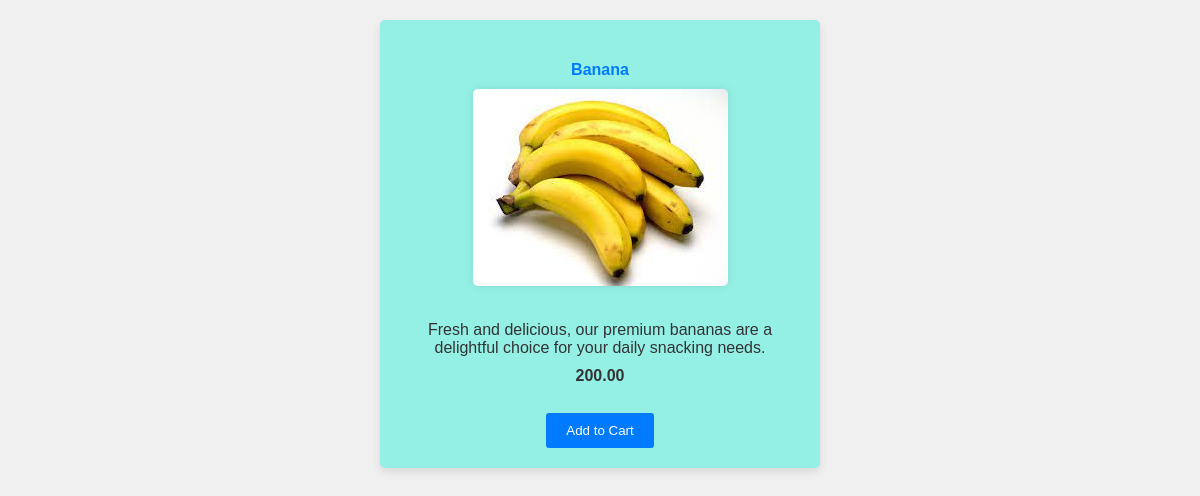
The page /inventory/product/1/ on the database its author committed.
### inventory/models.py (models this page shows, shortened)
class Product(models.Model):
    vendor = models.ForeignKey(Vendor,on_delete=models.CASCADE,null=True)
    name = models.CharField(max_length=32)
    description = models.TextField()
    image = models.ImageField(upload_to="images")
    price = models.DecimalField(max_digits=6,decimal_places=2)
    stock = models.PositiveIntegerField()
    date_created = models.DateTimeField(auto_now_add=True)
    date_updated = models.DateTimeField(auto_now=True)

### inventory/views.py (the view)
# urls.py: path("product/<int:id>/",product_detail,name="product_detail_view"),
def product_detail(request,id):
    product=Product.objects.get(id=id)
    return render(request,"inventory/product_detail.html", {"product":product})

### templates/inventory/product_detail.html (shortened to what this page needs)
<!DOCTYPE html>
<html lang="en">
<head>
    {% load static %}
    <link rel="stylesheet" href="{% static 'inventory/product_detail.css' %}">
</head>
  <body >
    <div class="card">
    <h4 >{{ product.name }}</h4>
    <img src="{{ product.image }}">
    <p >{{ product.description }}</p>
    <span >{{ product.price }}</span>
    <br>
    <a href="{% url 'shopping_upload_view' %}"><button style>Add to Cart</button></a>
</div>
</body>
</html>

### inventory/static/inventory/product_detail.css (style rules this page uses)
body { font-family: Arial, sans-serif; background-color: #F0F0F0; margin: 0; padding: 20px; color: #333; text-align: center; }
.card { max-width: 400px; margin: 0 auto; background-color: #94f0e5; border-radius: 5px; box-shadow: 0 4px 8px rgba(0, 0, 0, 0.1); padding: 20px; }
h4 { color: #007BFF; margin-bottom: 10px; }
img { max-width: 100%; height: auto; margin-bottom: 15px; border-radius: 5px; box-shadow: 0 0 10px rgba(0, 0, 0, 0.1); }
p { margin-bottom: 10px; }
span { display: block; font-weight: bold; margin-bottom: 10px; }
button { background-color: #007BFF; color: #fff; padding: 10px 20px; border: none; border-radius: 3px; cursor: pointer; }

### rows shown on the page
Product: name "Banana", image (picture), description "Fresh and delicious, our premium bananas are a delightful choice for your daily snacking needs.", price "200.00"
